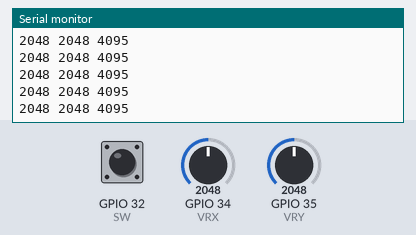
Simulated run of this sketch. Board: ESP32. Parts: the last lines printed to the serial monitor. The test bench sets the inputs (shaded band); at power-on: GPIO 34 (VRX) = 2048, GPIO 35 (VRY) = 2048, GPIO 32 (SW) HIGH.

Above: at 1.2 s.
1.3 s: GPIO 34 (VRX) set to 2866
At 2.2 s:
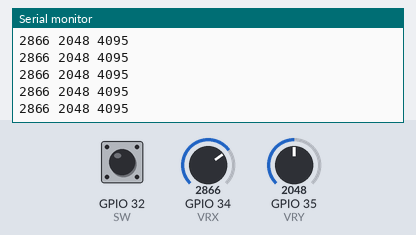
2.8 s: GPIO 35 (VRY) set to 2866
At 3.8 s:
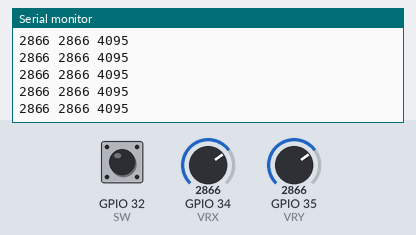
4.3 s: GPIO 32 (SW) pulled LOW for 0.15 s
5.9 s: GPIO 34 (VRX) set to 3603
At 6.9 s:
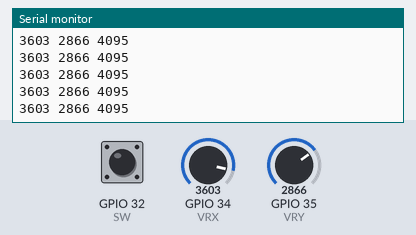
7.4 s: GPIO 32 (SW) pulled LOW for 1 s
At 8.4 s:
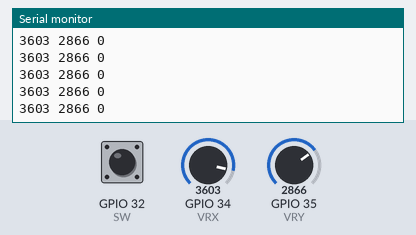
9.9 s: GPIO 35 (VRY) set to 3603
At 11.0 s:
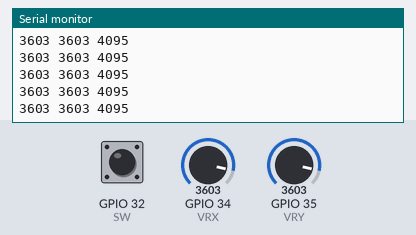
Timing chart, 0 to 12.4 s (numbered marks = the images above; inputs shaded):
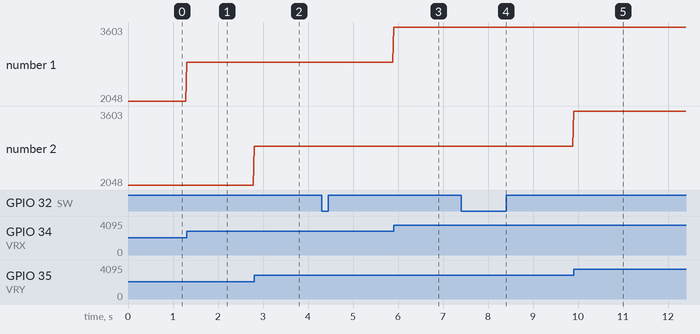

The sketch:

Joystick.ino
```cpp
// HW-504 Joystick Module with ESP32
// Plots X and Y values in Arduino Serial Plotter

#define VRX 34   // X-axis pin
#define VRY 35   // Y-axis pin
#define SW  32   // Switch pin

void setup()
{
  Serial.begin(115200);

  pinMode(SW, INPUT_PULLUP);
}

void loop()
{
  int xValue = analogRead(VRX);
  int yValue = analogRead(VRY);
  int button = digitalRead(SW);

  // Send values for Serial Plotter
  Serial.print(xValue);
  Serial.print(" ");
  Serial.print(yValue);
  Serial.print(" ");
  Serial.println(button * 4095);
  // makes button visible in plotter

  delay(20);
}
```

Measured:
- after the input at 1.3 s, the serial monitor: prints a new line at once (image 1)
- after the input at 2.8 s, the serial monitor: prints a new line at once (image 2)
- after the input at 5.9 s, the serial monitor: prints a new line at once (image 3)
- after the input at 7.4 s, the serial monitor: prints a new line at once (image 4)
- after the input at 9.9 s, the serial monitor: prints a new line at once (image 5)
- plotted number 1: 2048 → 2866 after the input at 1.3 s, 2866 → 3603 after the input at 5.9 s
